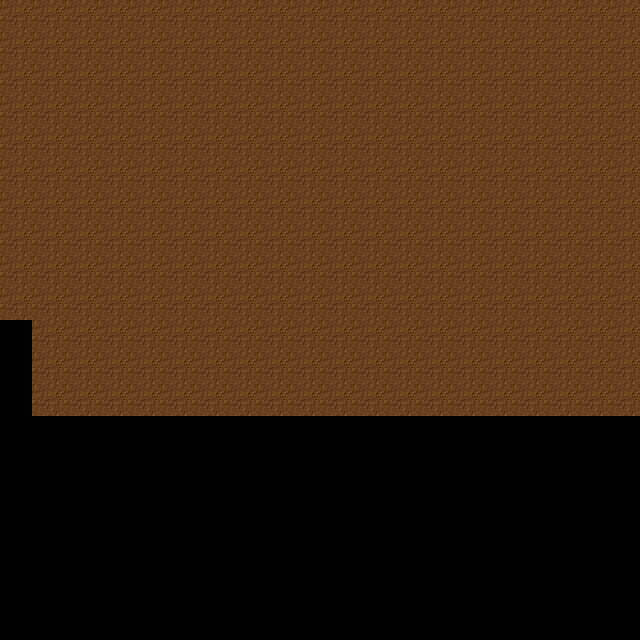

This is a level from a 2D game, rendered from its Tiled map with the project's own tilesets. A one-line summary and the complete map file follow:
An orthogonal 20x20 tile map with 32x32 px tiles, 1 tile layer (Kachelebene 1) and 13 objects (6x Picture, 3x Collision, EnemySpawnRight, PlayerSpawn, Teleporter).

<map version="1.0" orientation="orthogonal" width="20" height="20" tilewidth="32" tileheight="32">
 <tileset firstgid="1" name="wall" tilewidth="32" tileheight="32">
  <image source="wall.png" width="320" height="320" />
 </tileset>
 <layer name="Kachelebene 1" width="20" height="20">
  <data encoding="csv">
11,11,11,11,11,11,11,11,11,11,11,11,11,11,11,11,11,11,11,11,
11,11,11,11,11,11,11,11,11,11,11,11,11,11,11,11,11,11,11,11,
11,11,11,11,11,11,11,11,11,11,11,11,11,11,11,11,11,11,11,11,
11,11,11,11,11,11,11,11,11,11,11,11,11,11,11,11,11,11,11,11,
11,11,11,11,11,11,11,11,11,11,11,11,11,11,11,11,11,11,11,11,
11,11,11,11,11,11,11,11,11,11,11,11,11,11,11,11,11,11,11,11,
11,11,11,11,11,11,11,11,11,11,11,11,11,11,11,11,11,11,11,11,
11,11,11,11,11,11,11,11,11,11,11,11,11,11,11,11,11,11,11,11,
11,11,11,11,11,11,11,11,11,11,11,11,11,11,11,11,11,11,11,11,
11,11,11,11,11,11,11,11,11,11,11,11,11,11,11,11,11,11,11,11,
1,11,11,11,11,11,11,11,11,11,11,11,11,11,11,11,11,11,11,11,
1,11,11,11,11,11,11,11,11,11,11,11,11,11,11,11,11,11,11,11,
1,11,11,11,11,11,11,11,11,11,11,11,11,11,11,11,11,11,11,11,
1,1,1,1,1,1,1,1,1,1,1,1,1,1,1,1,1,1,1,1,
1,1,1,1,1,1,1,1,1,1,1,1,1,1,1,1,1,1,1,1,
12,12,12,12,12,12,12,12,12,12,12,12,12,12,12,12,12,12,12,12,
12,12,12,12,12,12,12,12,12,12,12,12,12,12,12,12,12,12,12,12,
12,12,12,12,12,12,12,12,12,12,12,12,12,12,12,12,12,12,12,12,
12,12,12,12,12,12,12,12,12,12,12,12,12,12,12,12,12,12,12,12,
1,1,1,1,1,1,1,1,1,1,1,1,1,1,1,1,1,1,1,1
</data>
 </layer>
 <objectgroup name="Objektebene 2" width="20" height="20">
  <object type="Picture" gid="14" x="608" y="416" />
  <object type="Picture" gid="14" x="32" y="416" />
  <object type="Picture" gid="4" x="608" y="384" />
  <object type="Picture" gid="4" x="32" y="384" />
  <object type="Picture" gid="13" x="32" y="416" />
  <object type="Picture" gid="3" x="32" y="384" />
 </objectgroup>
 <objectgroup name="Objektebene 1" width="20" height="20">
  <object type="EnemySpawnRight" gid="34" x="4" y="314" />
  <object type="Collision" x="0" y="416" width="640" height="64" />
  <object type="PlayerSpawn" x="32" y="384" width="32" height="32" />
  <object name="testLevel.tmx" type="Teleporter" x="606" y="355" width="35" height="61" />
  <object x="0" y="608" width="640" />
  <object type="Collision" x="0" y="608" width="640" height="32" />
  <object type="Collision" x="0" y="320" width="32" height="96" />
 </objectgroup>
</map>
